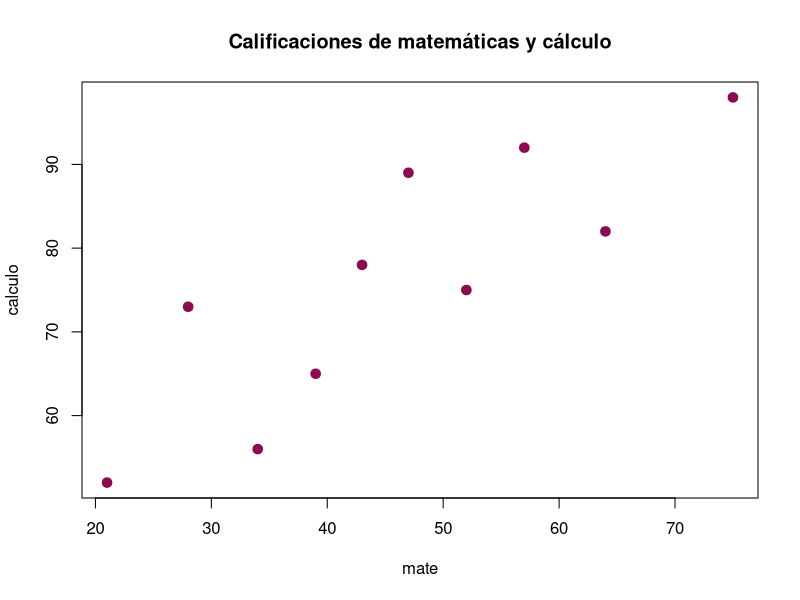
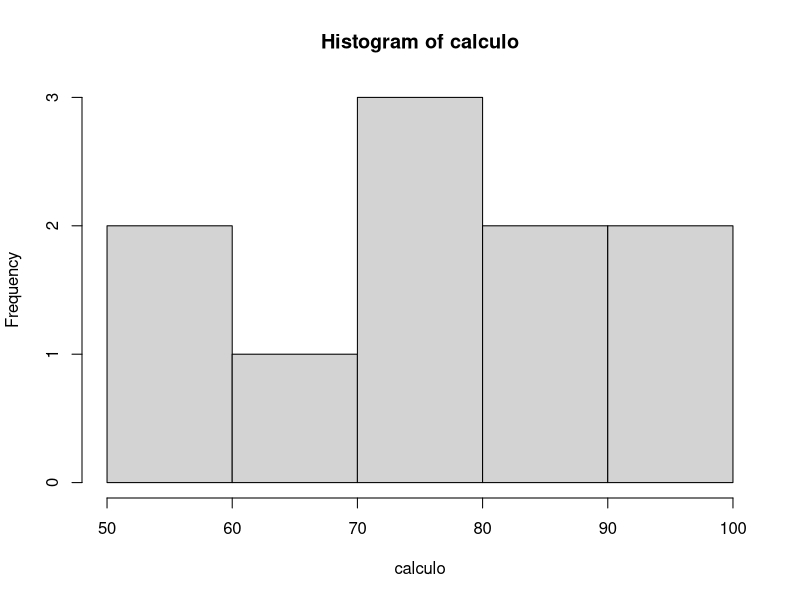
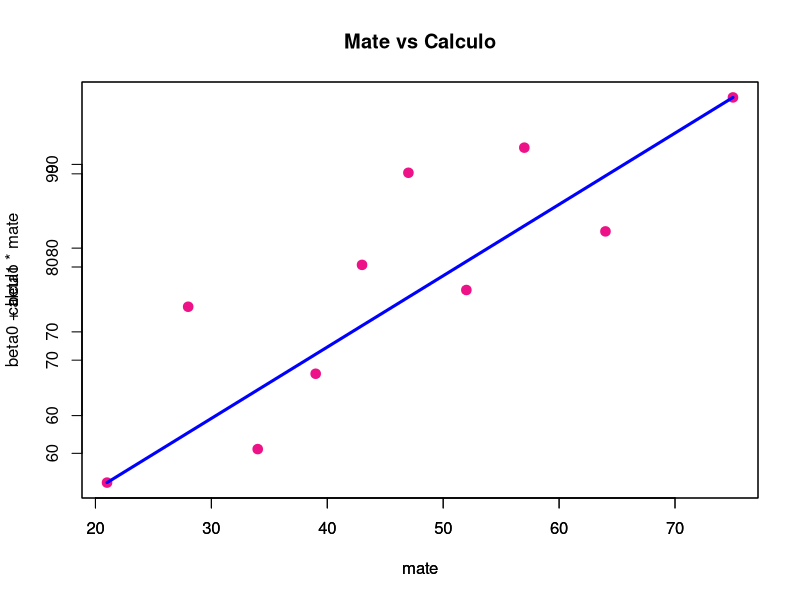

Reproduce these figures in R, in order.
## ---- chunk 1
knitr::opts_chunk$set(echo = TRUE)
## ---- chunk 2
mate <- c(39,43,21,64,57,47,28,75,34,52)
calculo <- c(65,78,52,82,92,89,73,98,56,75)

plot(mate,calculo,col='deeppink4',pch=19,lwd=3,
     main='Calificaciones de matemáticas y cálculo')
## ---- chunk 3
hist(calculo)
## ---- chunk 4
x <- mate
y <- calculo
## ---- chunk 5
xcuad <- x^2
ycuad <- y^2

n <- length(x)

xy <- x*y

xmean <- mean(x)
ymean <- mean(y)
## ---- chunk 6
SCxy <- sum(xy)-n*xmean*ymean
SCxy
SCx <- sum(xcuad)-n*(xmean)^2
SCx
SCy <- sum(ycuad)-n*(ymean)^2
SCy
## ---- chunk 7
beta1 <- SCxy/SCx
beta1
beta0 <- ymean-beta1*xmean
beta0
## ---- chunk 8
plot(mate,calculo,col='deeppink2',pch=19,lwd=3,
     main='Mate vs Calculo')
# Juntar 2 gráficos en la misma ventana (buscar como se
# hace en ggplot)
par(new=TRUE)
plot(mate, beta0+beta1*mate, type="l", col="blue", lwd=3)
